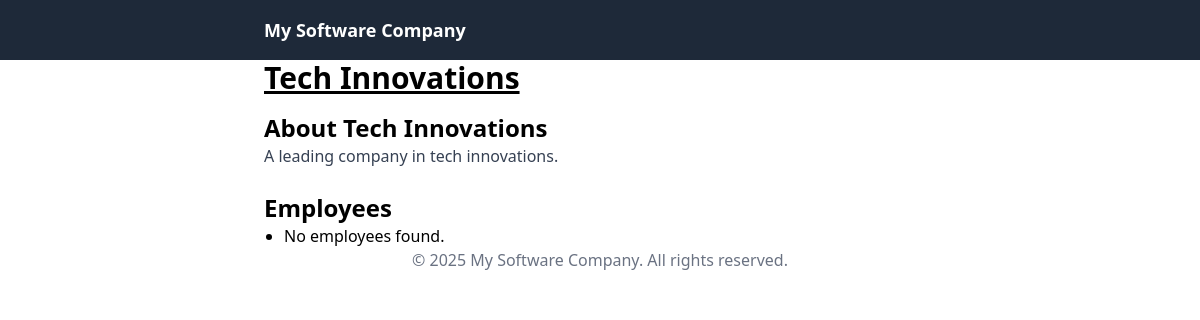
Page /clients/company/3 on the committed database.
### clients/models.py (models this page shows, shortened)
class Company(models.Model):
    name = models.CharField(max_length=100)
    email = models.EmailField(max_length=100, unique=True)
    description = models.TextField(blank = True, null = True, default = "Enter a Description here (optional)")
    created_at = models.DateTimeField(auto_now_add = True)
    updated_at = models.DateTimeField(auto_now = True)

### clients/views.py (the view)
# urls.py: path('company/<int:company_id>', company_detail, name = 'company_detail'),
def company_detail(request, company_id):
    company = get_object_or_404(Company, id = company_id)
    return render(request, 'clients/company_detail.html', {'company' : company})

### clients/templates/clients/company_detail.html
{% extends 'base.html' %}
{% block content %}
<div class="max-w-2xl mx-auto">
    <h1 class="text-3xl font-bold underline">
        {{ company.name }}
    </h1>
    <section>
        <h2 class="text-2xl font-semibold mt-4">
            About {{ company.name }}
        </h2>
        <p class="text-gray-700">
        {{company.description}}
        </p>
    </section>
    <section>
        <section class="mt-6">
            <h2 class="text-2xl font-semibold">Employees</h2>
            <ul class="list-disc pl-5">
                {% for employee in company.employees.all %}
                    <li>
                    {{ employee.first_name }} {{ employee.last_name }}
                    {% if employee.role %}
                    <span class="text-gray-600 font-bold">({{ employee.role }})</span>
                    {% else %}
                    <span class="text-gray-600 font-bold">(role unknown)</span>
                    {%endif %}
                    <span class="text-gray-500">({{ employee.email }})</span>
                    </li>
                {% empty %}
                    <li>No employees found.</li>
                {% endfor %}
            </ul>
        </section>
    </section>
</div>
{% endblock %}

### rows in the picture
Company: name "Tech Innovations", description "A leading company in tech innovations."
